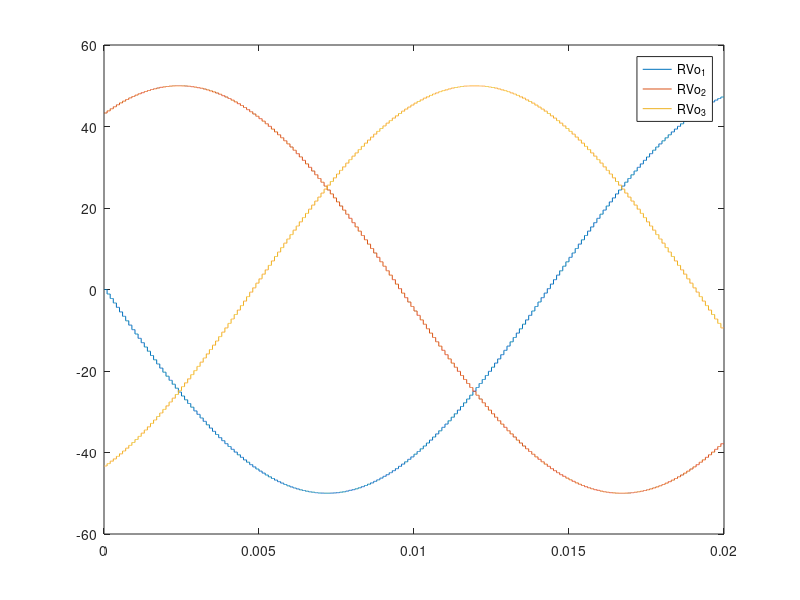
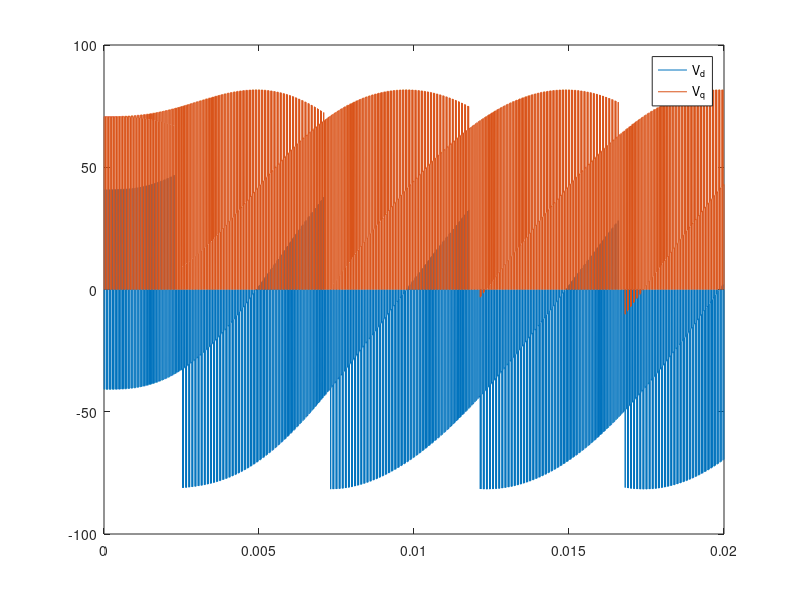
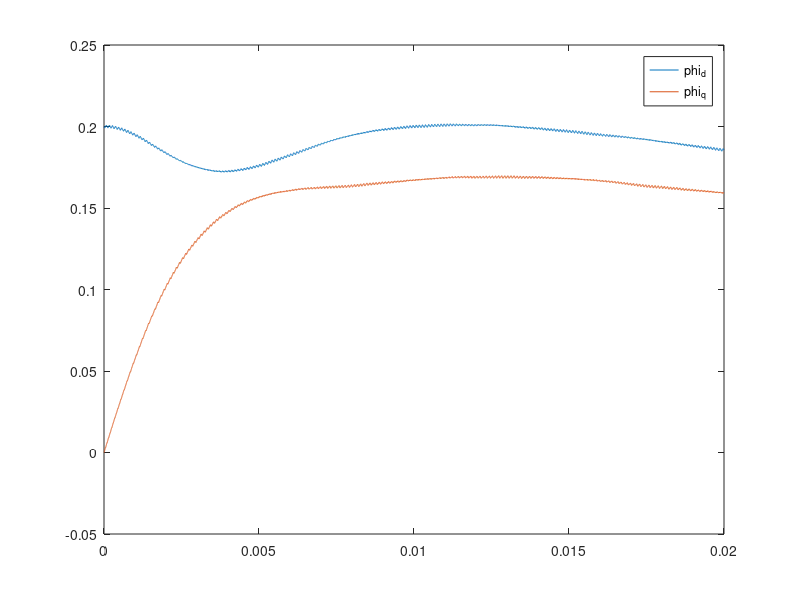
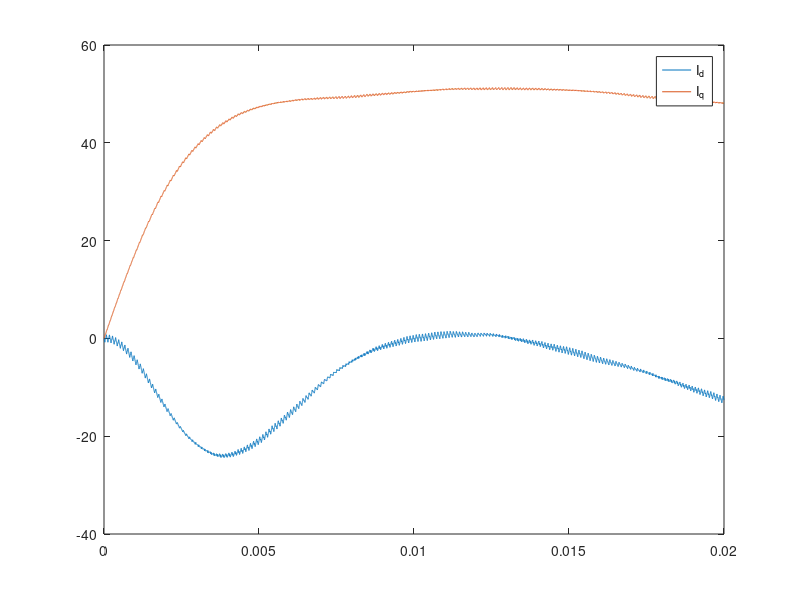

Source code (MATLAB) for these figures, in order:
Pp = 4; % [1] Nombre de paires de pôles
Rs = 0.18; % [Omega] Résistance stator vue en Park
Ld = 1.15e-3; % [H] Inductaice stator de Park directe
Lq = 3.31e-3; % [H] Inductaice stator de Park quadratique
1.3; % [T] Induction ŕemanente des aimants
Phim = 200e-3; % [Wb] Flux des aimants vu par l'eisamble des spires d'une phase

RC1 = 50.0;
Wmbase = 350;
Emax = 800.0;
J = 800e-6;

Wv = 220; % [rad/s] Pulsation des tensions
E = 50; % [V] Tension continue d'alimentation
k = 0.2; % [?] 

D = 20e-3;
Tc = 100e-6;
Tr = 1e-6;
N = round(D / Tc);
M = round(Tc / Tr);

% Allocation de mémoire
n = 4;
phi = zeros(2, N);
rvout = zeros(3, N);
vout = zeros(3, N);
vpark = zeros(2, N);
iout = zeros(3, N);
ipark = zeros(2, N);
y = zeros(3, N);
tout = 0:Tr:D-Tr;
[a wm phid phiq] = deal(0, 0, Phim, 0);

P = @(a) ...
	sqrt(2/3)*[cos(a) cos(a - 2/3*pi) cos(a - 4/3*pi);
	-sin(a) -sin(a - 2/3*pi) -sin(a - 4/3*pi)];

Pinv = @(a) ...
    sqrt(2/3)*[cos(a) -sin(a);
    cos(a-2/3*pi) -sin(a-2/3*pi);
    cos(a-4/3*pi) -sin(a-4/3*pi)];

PWM = @(a, t, tr, tf) ...
    -E+2*E*((tr < t) .* (t < tf)); 

for i=1:N*M,
    t = mod(tout(i), Tc); 
    if t == 0
        % Controle
        theta = Wv * tout(i) + pi;

        Rvo = E * sin([theta theta - 2/3*pi theta - 4/3*pi]');
        tr = Tc * (1 - Rvo / E) / 4;
        tf = Tc * (3 + Rvo / E) / 4;
    end
    
    
    vo = PWM(Rvo, t, tr, tf);
    % Tension de Park
	vp = P(a) * vo;
	[vd vq] = deal(vp(1), vp(2));
	
	id = 1 / Ld * (phid - Phim);
	iq = 1 / Lq * phiq;
    ip = [id iq]';
    io = Pinv(a) * ip;

	we = Pp * wm;
	c = Pp * (phid*iq - phiq*id);
	cr = k * we;

	Da = we;
	Dwm = 1/J * (c - cr);
	Dphid = vd + we * phiq - Rs * id;
	Dphiq = vq - we * phid - Rs * iq;
	
    a = a + Da * Tr;
    wm = wm + Dwm * Tr;
    phid = phid + Dphid * Tr;
    phiq = phiq + Dphiq * Tr;
    
    phi(:,i) = [phid phiq]';
    rvout(:,i) = Rvo;
    vout(:,i) = [vo(1) + 5 vo(2) vo(3) - 5]';
    vpark(:,i) = vp;
    iout(:,i) = io;
    ipark(:,i) = ip;
    y(:,i) = [c we a]';
end

%plot shit;
figure(1);
plot(tout, vout);
legend('Vo_1', 'Vo_2', 'Vo_3');

figure(2);
plot(tout, vpark);
legend('V_d', 'V_q');

figure(3);
plot(tout, phi);
legend('phi_d', 'phi_q');

figure(4);
plot(tout, ipark);
legend('I_d', 'I_q');

figure(5);
plot(tout, iout);
legend('I_1', 'I_2', 'I_3');

figure(6);
plot(tout, y);
legend('C', 'We', 'A');


figure(1);
plot(tout, rvout);
legend('RVo_1', 'RVo_2', 'RVo_3');
